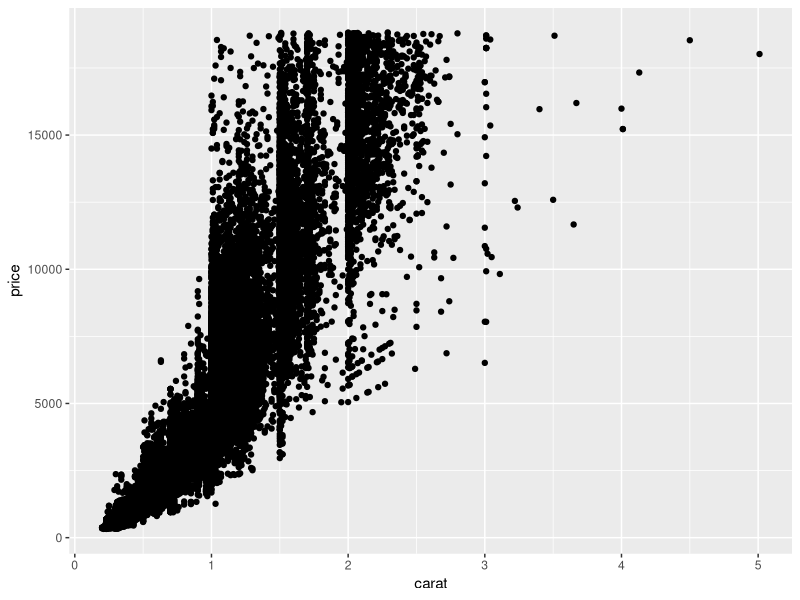
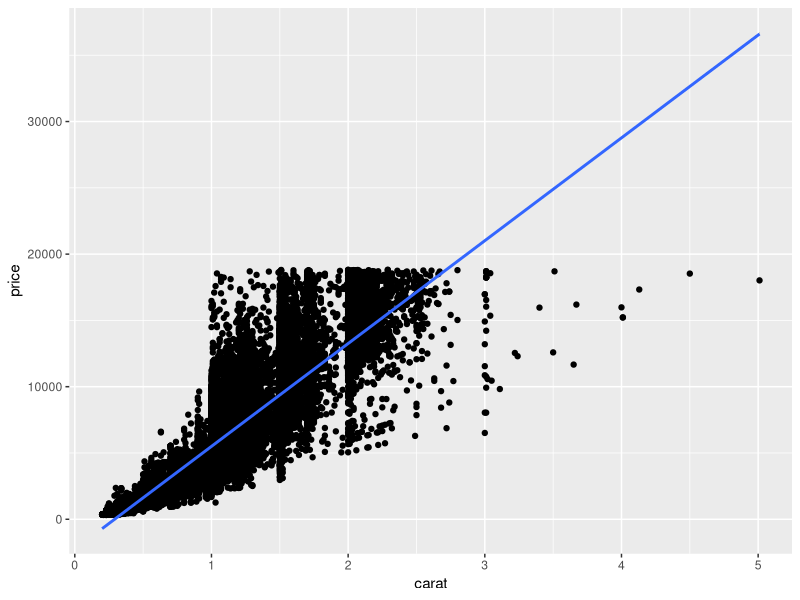
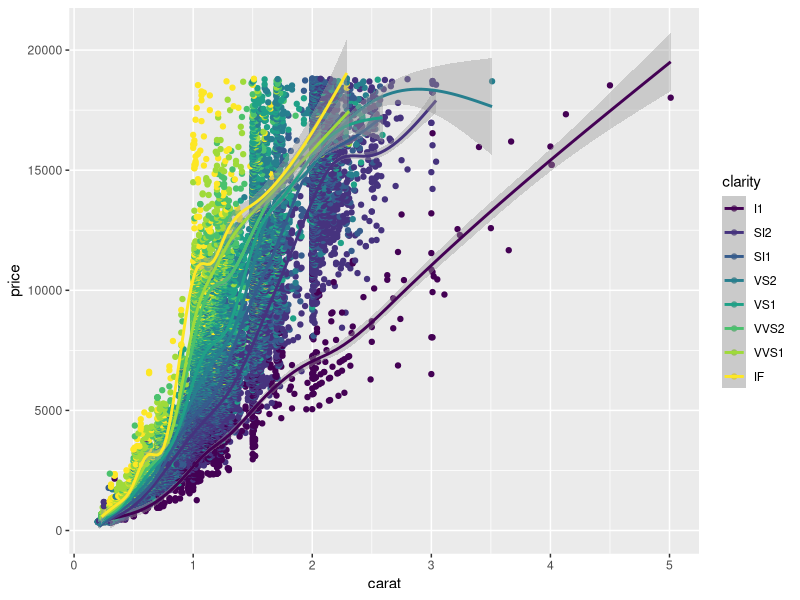
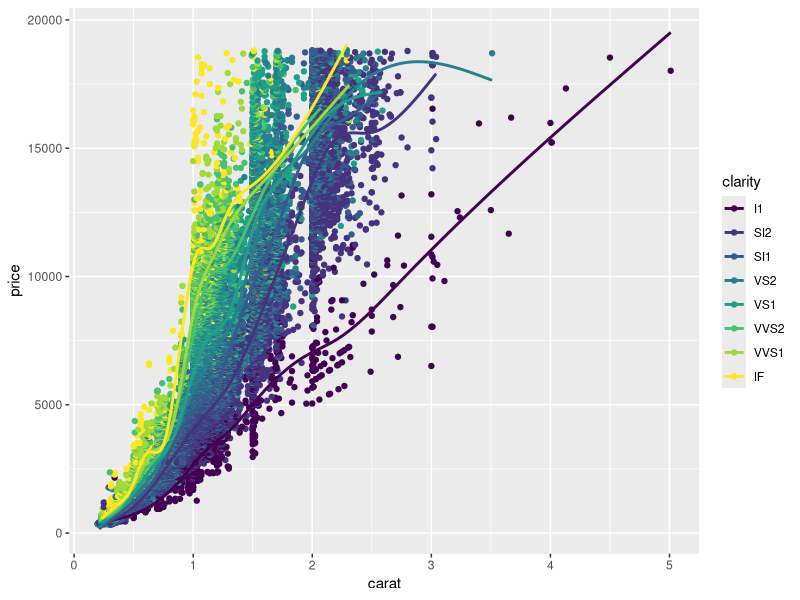

Write the R code that produced these figures, in order.
library(ggplot2)


head(diamonds)

# 1 

ggplot(diamonds, aes(x=carat, y=price)) +
  geom_point() 


# 2 

ggplot(diamonds, aes(x=carat, y=price)) +
  geom_point() + geom_smooth(method = "lm")


# 3 

ggplot(diamonds, aes(x=carat, y=price, color = clarity)) +
  geom_point() + geom_smooth()


# 4 

ggplot(diamonds, aes(x=carat, y=price, color = clarity)) +
  geom_point(aes=(shape=cut)) + geom_smooth(se=F)